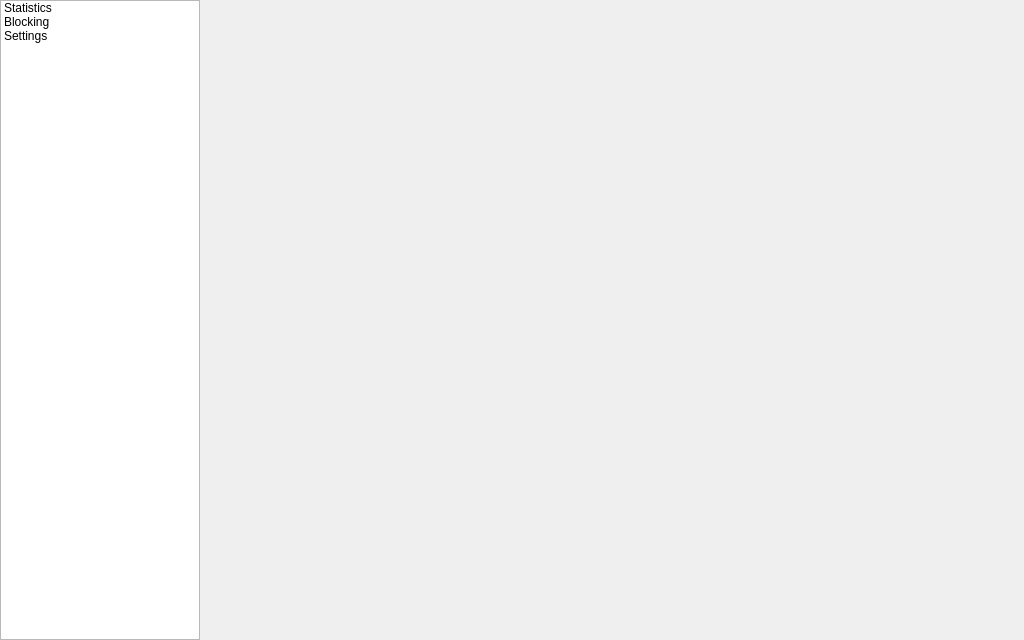
<?xml version="1.0" encoding="UTF-8"?>
<ui version="4.0">
 <class>MainWindow</class>
 <widget class="QMainWindow" name="MainWindow">
  <property name="geometry">
   <rect>
    <x>0</x>
    <y>0</y>
    <width>1024</width>
    <height>640</height>
   </rect>
  </property>
  <property name="windowTitle">
   <string>MainWindow</string>
  </property>
  <widget class="QWidget" name="centralwidget">
   <layout class="QHBoxLayout" name="horizontalLayout">
    <property name="spacing">
     <number>0</number>
    </property>
    <property name="leftMargin">
     <number>0</number>
    </property>
    <property name="topMargin">
     <number>0</number>
    </property>
    <property name="rightMargin">
     <number>0</number>
    </property>
    <property name="bottomMargin">
     <number>0</number>
    </property>
    <item>
     <widget class="QListWidget" name="navigationList">
      <property name="sizePolicy">
       <sizepolicy hsizetype="Preferred" vsizetype="Expanding">
        <horstretch>0</horstretch>
        <verstretch>0</verstretch>
       </sizepolicy>
      </property>
      <property name="maximumSize">
       <size>
        <width>200</width>
        <height>16777215</height>
       </size>
      </property>
      <property name="autoFillBackground">
       <bool>false</bool>
      </property>
      <item>
       <property name="text">
        <string>Statistics</string>
       </property>
      </item>
      <item>
       <property name="text">
        <string>Blocking</string>
       </property>
      </item>
      <item>
       <property name="text">
        <string>Settings</string>
       </property>
      </item>
     </widget>
    </item>
    <item>
     <widget class="QStackedWidget" name="pageStack">
      <property name="sizePolicy">
       <sizepolicy hsizetype="Expanding" vsizetype="Expanding">
        <horstretch>0</horstretch>
        <verstretch>0</verstretch>
       </sizepolicy>
      </property>
      <property name="currentIndex">
       <number>0</number>
      </property>
      <widget class="QWidget" name="statisticsPageContainer">
       <layout class="QVBoxLayout" name="verticalLayout">
        <item>
         <widget class="StatisticsPage" name="statisticsPage" native="true"/>
        </item>
       </layout>
      </widget>
      <widget class="QWidget" name="blockPageContainer">
       <layout class="QVBoxLayout" name="verticalLayout_2">
        <item>
         <widget class="SchedulePage" name="schedulePage" native="true"/>
        </item>
       </layout>
      </widget>
      <widget class="QWidget" name="settingsPageContainer">
       <layout class="QVBoxLayout" name="verticalLayout_3">
        <item>
         <widget class="SettingsPage" name="settingsPage" native="true"/>
        </item>
       </layout>
      </widget>
     </widget>
    </item>
   </layout>
  </widget>
 </widget>
 <customwidgets>
  <customwidget>
   <class>StatisticsPage</class>
   <extends>QWidget</extends>
   <header>statisticspage.h</header>
   <container>1</container>
  </customwidget>
  <customwidget>
   <class>SettingsPage</class>
   <extends>QWidget</extends>
   <header>settingspage.h</header>
   <container>1</container>
  </customwidget>
  <customwidget>
   <class>SchedulePage</class>
   <extends>QWidget</extends>
   <header>schedulepage.h</header>
   <container>1</container>
  </customwidget>
 </customwidgets>
 <resources/>
 <connections/>
</ui>
